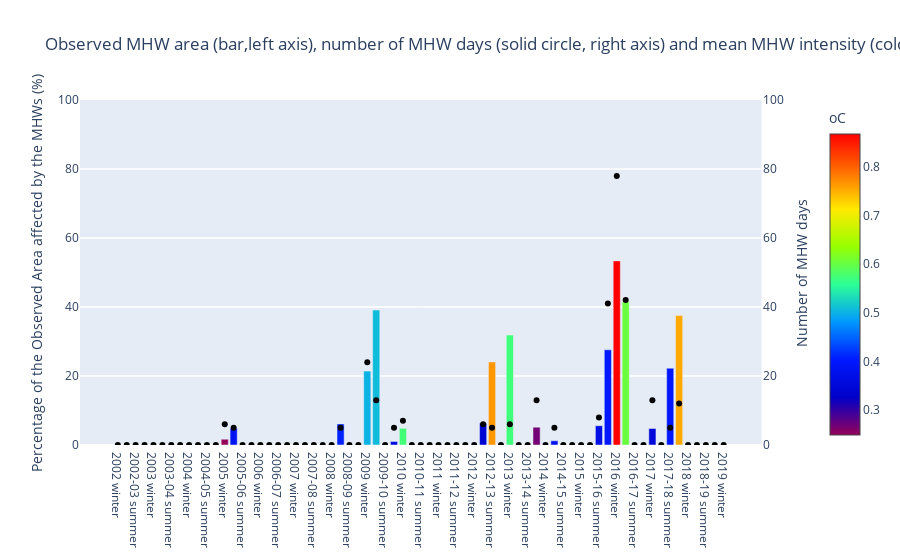

Notebook cell for this chart:
### Code cell
from ipywidgets import HBox, VBox, Button
from plotly.subplots import make_subplots
import plotly.graph_objects as go
import plotly.express as ex

tempDF = pd.DataFrame()
seasons = seasonDF4.index.values
areasP = seasonDF4['count'].values / seasonDF4['observed1'].values * 100
mhwDays = seasonDF4['mhwDays'].values
meanIntensities = seasonDF4['mean'].values

tempDF['season'] = seasons
tempDF['Percent_area'] = areasP
tempDF['mean'] = meanIntensities

#f1 = go.FigureWidget(data=[go.Bar(x=seasons,y=areas,marker_color=meanIntensities,showlegend=True)])
#f1 = go.FigureWidget(data=[ex.bar(data_frame=tempDF,x='season',y='area',color='mean')])

fig1 = make_subplots(specs=[[{"secondary_y": True}]])
fig1.add_trace(go.Bar(x=seasons,y=areasP,marker=dict(color=meanIntensities,colorscale='Rainbow',
                                                     showscale=True,colorbar=dict(title='oC')),showlegend=False),secondary_y=False)

fig1.add_trace(go.Scatter(x=seasons,y=mhwDays,mode='markers',marker=dict(color='black'),name='mhwDays',showlegend=False),secondary_y=True)
fig1.update_yaxes(title_text='Number of MHW days',rangemode='tozero',range=[0,100],secondary_y=True)
fig1.update_yaxes(title_text='Percentage of the Observed Area affected by the MHWs (%)',rangemode='tozero',range=[0,100],secondary_y=False)
fig1.update_layout(title_text="Observed MHW area (bar,left axis), number of MHW days (solid circle, right axis) and mean MHW intensity (color); seasonal time-series")
f1 = go.FigureWidget(fig1)
bar1 = f1.data[0]
f1.show()

### Figure 1 — Plotly figure (JSON) as saved in the notebook; plotly's stock layout.template omitted (floating-point values rounded to 4 significant figures)
{"data": [{"marker": {"color": [null, null, null, null, null, null, null, null, null, null, null, null, 0.2488, 0.3839, null, null, null, null, null, null, null, null, null, null, null, 0.4096, null, null, 0.5008, 0.508, null, 0.3592, 0.5748, null, null, null, null, null, null, null, null, 0.3413, 0.7651, null, 0.5725, null, null, 0.2671, null, 0.3801, null, null, null, null, 0.3691, 0.4016, 0.8678, 0.6035, null, null, 0.3502, null, 0.3981, 0.7537, null, null, null, null, null], "colorbar": {"title": {"text": "oC"}}, "colorscale": [[0, "rgb(150,0,90)"], [0.125, "rgb(0,0,200)"], [0.25, "rgb(0,25,255)"], [0.375, "rgb(0,152,255)"], [0.5, "rgb(44,255,150)"], [0.625, "rgb(151,255,0)"], [0.75, "rgb(255,234,0)"], [0.875, "rgb(255,111,0)"], [1, "rgb(255,0,0)"]], "showscale": true}, "showlegend": false, "type": "bar", "uid": "0dcb222d-c204-4c29-bb18-84a1557c404f", "x": ["2002 winter", "2002 spring", "2002-03 summer", "2003 autumn", "2003 winter", "2003 spring", "2003-04 summer", "2004 autumn", "2004 winter", "2004 spring", "2004-05 summer", "2005 autumn", "2005 winter", "2005 spring", "2005-06 summer", "2006 autumn", "2006 winter", "2006 spring", "2006-07 summer", "2007 autumn", "2007 winter", "2007 spring", "2007-08 summer", "2008 autumn", "2008 winter", "2008 spring", "2008-09 summer", "2009 autumn", "2009 winter", "2009 spring", "2009-10 summer", "2010 autumn", "2010 winter", "2010 spring", "2010-11 summer", "2011 autumn", "2011 winter", "2011 spring", "2011-12 summer", "2012 autumn", "2012 winter", "2012 spring", "2012-13 summer", "2013 autumn", "2013 winter", "2013 spring", "2013-14 summer", "2014 autumn", "2014 winter", "2014 spring", "2014-15 summer", "2015 autumn", "2015 winter", "2015 spring", "2015-16 summer", "2016 autumn", "2016 winter", "2016 spring", "2016-17 summer", "2017 autumn", "2017 winter", "2017 spring", "2017-18 summer", "2018 autumn", "2018 winter", "2018 spring", "2018-19 summer", "2019 autumn", "2019 winter"], "xaxis": "x", "y": [null, null, null, null, null, null, null, null, null, null, null, null, 1.678, 4.808, null, null, null, null, null, null, null, null, null, null, null, 6.11, null, null, 21.42, 39.09, null, 1.025, 4.834, null, null, null, null, null, null, null, null, 6.306, 24.07, null, 31.86, null, null, 5.159, null, 1.222, null, null, null, null, 5.587, 27.59, 53.37, 41.54, null, null, 4.787, null, 22.27, 37.56, null, null, null, null, null], "yaxis": "y"}, {"marker": {"color": "black"}, "mode": "markers", "name": "mhwDays", "showlegend": false, "type": "scatter", "uid": "48480a3b-dc01-4af5-b9ad-de51283e791a", "x": ["2002 winter", "2002 spring", "2002-03 summer", "2003 autumn", "2003 winter", "2003 spring", "2003-04 summer", "2004 autumn", "2004 winter", "2004 spring", "2004-05 summer", "2005 autumn", "2005 winter", "2005 spring", "2005-06 summer", "2006 autumn", "2006 winter", "2006 spring", "2006-07 summer", "2007 autumn", "2007 winter", "2007 spring", "2007-08 summer", "2008 autumn", "2008 winter", "2008 spring", "2008-09 summer", "2009 autumn", "2009 winter", "2009 spring", "2009-10 summer", "2010 autumn", "2010 winter", "2010 spring", "2010-11 summer", "2011 autumn", "2011 winter", "2011 spring", "2011-12 summer", "2012 autumn", "2012 winter", "2012 spring", "2012-13 summer", "2013 autumn", "2013 winter", "2013 spring", "2013-14 summer", "2014 autumn", "2014 winter", "2014 spring", "2014-15 summer", "2015 autumn", "2015 winter", "2015 spring", "2015-16 summer", "2016 autumn", "2016 winter", "2016 spring", "2016-17 summer", "2017 autumn", "2017 winter", "2017 spring", "2017-18 summer", "2018 autumn", "2018 winter", "2018 spring", "2018-19 summer", "2019 autumn", "2019 winter"], "xaxis": "x", "y": [0, 0, 0, 0, 0, 0, 0, 0, 0, 0, 0, 0, 6, 5, 0, 0, 0, 0, 0, 0, 0, 0, 0, 0, 0, 5, 0, 0, 24, 13, 0, 5, 7, 0, 0, 0, 0, 0, 0, 0, 0, 6, 5, 0, 6, 0, 0, 13, 0, 5, 0, 0, 0, 0, 8, 41, 78, 42, 0, 0, 13, 0, 5, 12, 0, 0, 0, 0, 0], "yaxis": "y2"}], "layout": {"title": {"text": "Observed MHW area (bar,left axis), number of MHW days (solid circle, right axis) and mean MHW intensity (color); seasonal time-series"}, "xaxis": {"anchor": "y", "domain": [0, 0.94]}, "yaxis": {"anchor": "x", "domain": [0, 1], "range": [0, 100], "rangemode": "tozero", "title": {"text": "Percentage of the Observed Area affected by the MHWs (%)"}}, "yaxis2": {"anchor": "x", "overlaying": "y", "range": [0, 100], "rangemode": "tozero", "side": "right", "title": {"text": "Number of MHW days"}}}}
